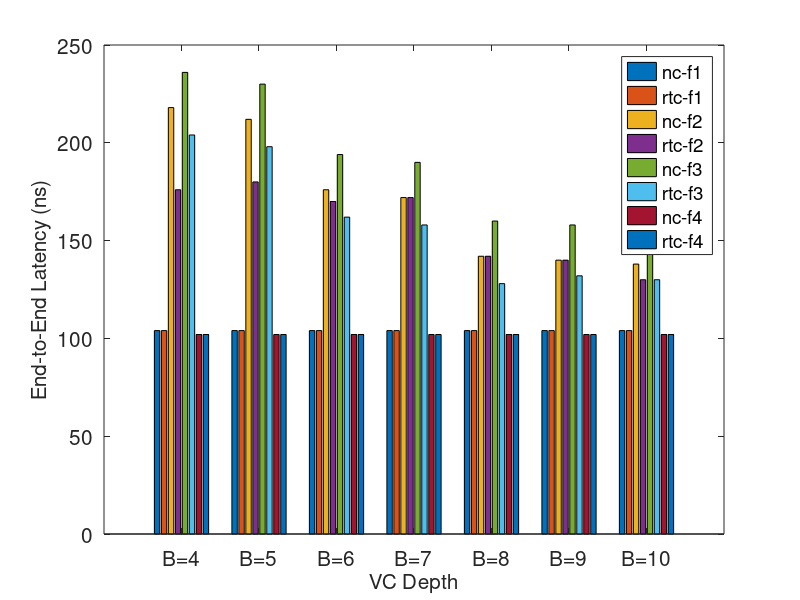

Write the MATLAB code that produced this figure.

data=[
    [104 104 218 176 236 204 102 102];
    [104 104 212 180 230 198 102 102];
    [104 104 176 170 194 162 102 102];
    [104 104 172 172 190 158 102 102];
    [104 104 142 142 160 128 102 102];
    [104 104 140 140 158 132 102 102];
    [104 104 138 130 156 130 102 102];
    ];

handle=bar(data)
legend('nc-f1','rtc-f1','nc-f2','rtc-f2','nc-f3','rtc-f3','nc-f4','rtc-f4');
set(gca,'xTickLabel',{'B=4','B=5','B=6','B=7','B=8','B=9','B=10'},'FontSize',15)
xlabel('VC Depth','FontSize',15)
ylabel('End-to-End Latency (ns)','FontSize',15)

%legend('boxoff')